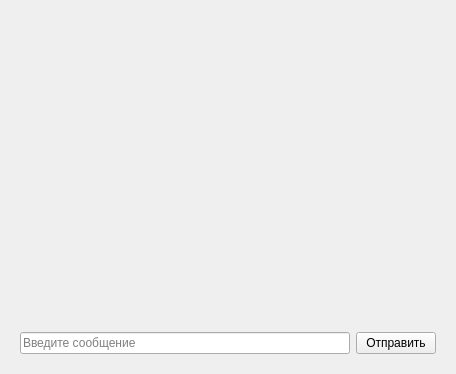
<?xml version="1.0" encoding="UTF-8"?>
<ui version="4.0">
 <class>GroupChatDialog</class>
 <widget class="QDialog" name="GroupChatDialog">
  <property name="geometry">
   <rect>
    <x>0</x>
    <y>0</y>
    <width>456</width>
    <height>374</height>
   </rect>
  </property>
  <property name="windowTitle">
   <string>Dialog</string>
  </property>
  <property name="modal">
   <bool>true</bool>
  </property>
  <layout class="QVBoxLayout" name="verticalLayout_2">
   <item>
    <widget class="QStackedWidget" name="stackedWidget">
     <property name="currentIndex">
      <number>1</number>
     </property>
     <widget class="QWidget" name="joinPage">
      <layout class="QVBoxLayout" name="verticalLayout_3">
       <item>
        <layout class="QHBoxLayout" name="horizontalLayout">
         <item>
          <spacer name="horizontalSpacer">
           <property name="orientation">
            <enum>Qt::Horizontal</enum>
           </property>
           <property name="sizeHint" stdset="0">
            <size>
             <width>40</width>
             <height>20</height>
            </size>
           </property>
          </spacer>
         </item>
         <item>
          <widget class="QPushButton" name="joinPushButton">
           <property name="text">
            <string>Присоединиться</string>
           </property>
          </widget>
         </item>
         <item>
          <spacer name="horizontalSpacer_2">
           <property name="orientation">
            <enum>Qt::Horizontal</enum>
           </property>
           <property name="sizeHint" stdset="0">
            <size>
             <width>40</width>
             <height>20</height>
            </size>
           </property>
          </spacer>
         </item>
        </layout>
       </item>
      </layout>
     </widget>
     <widget class="QWidget" name="chatPage">
      <layout class="QVBoxLayout" name="verticalLayout">
       <item>
        <widget class="QScrollArea" name="scrollArea">
         <property name="frameShape">
          <enum>QFrame::NoFrame</enum>
         </property>
         <property name="lineWidth">
          <number>1</number>
         </property>
         <property name="widgetResizable">
          <bool>true</bool>
         </property>
         <widget class="QWidget" name="scrollAreaWidgetContents">
          <property name="geometry">
           <rect>
            <x>0</x>
            <y>0</y>
            <width>420</width>
            <height>305</height>
           </rect>
          </property>
          <layout class="QVBoxLayout" name="messageBoxesVerticalLayout"/>
         </widget>
        </widget>
       </item>
       <item>
        <layout class="QHBoxLayout" name="horizontalLayout_2">
         <item>
          <widget class="QLineEdit" name="messageLineEdit">
           <property name="placeholderText">
            <string>Введите сообщение</string>
           </property>
          </widget>
         </item>
         <item>
          <widget class="QPushButton" name="sendPushButton">
           <property name="text">
            <string>Отправить</string>
           </property>
          </widget>
         </item>
        </layout>
       </item>
      </layout>
     </widget>
    </widget>
   </item>
  </layout>
 </widget>
 <resources/>
 <connections/>
</ui>
